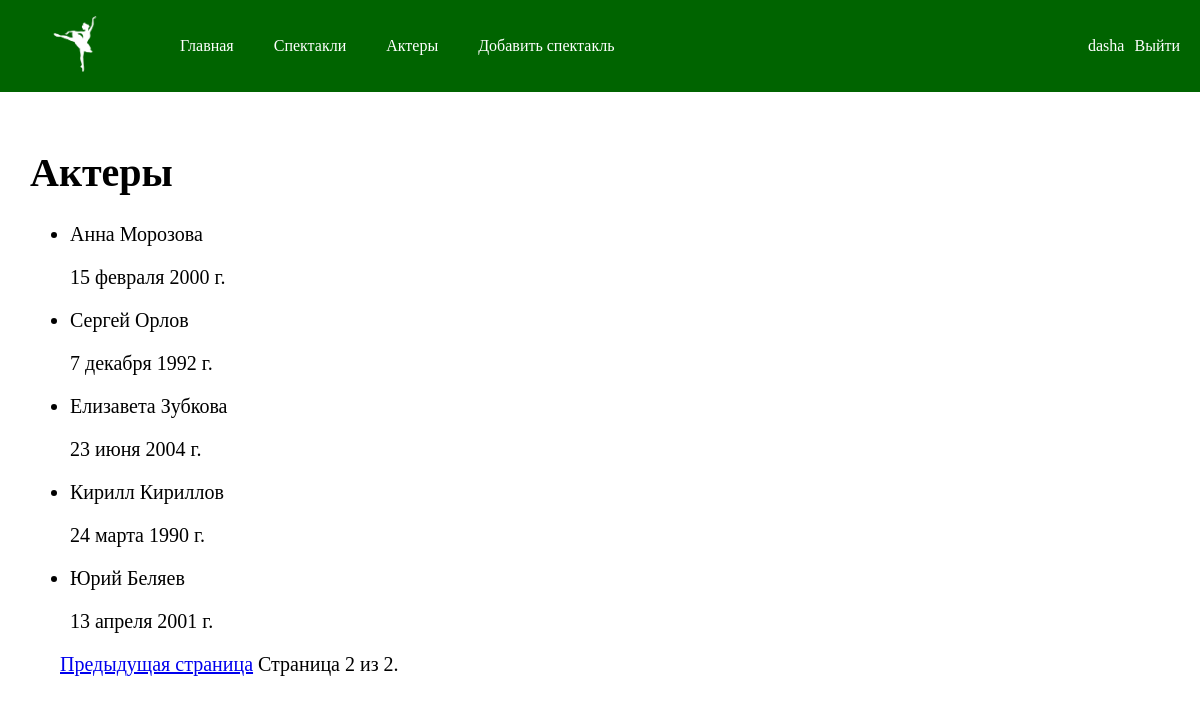
The page /catalog/actors/?page=2 (signed in) on the database its author committed.
### catalog/models.py (models this page shows, shortened)
class Actor(models.Model):
    name = models.CharField(max_length=200, help_text="Введите имя актера", verbose_name="Имя")
    surname = models.CharField(max_length=200, help_text="Введите фамилию актера", verbose_name="Фамилия")
    date_of_birth = models.DateField(help_text="Введите дату рождения актера", verbose_name="Дата рождения")
    contact = models.CharField(max_length=200, help_text="Введите номер телефона актера", verbose_name="Номер телефона")
    class Meta:
      verbose_name = "актер"
      verbose_name_plural = "Актеры"
    def __str__(self):
        return f"{self.name} {self.surname}"

### catalog/views.py (the view)
class ActorListView(generic.ListView):
    model = Actor
    paginate_by = 5

### catalog/templates/catalog/actor_list.html
{% extends "base.html" %}
{% block content %}
<div class="plays">
<h1>Актеры</h1>
{% if actor_list %}
  <ul>
  {% for actor in actor_list %}
    <li>
      <p>
      {{ actor }}
      </p>
      <p>{{actor.date_of_birth}}</p>
    </li>
  {% endfor %}
 </ul>
{% else %}
  <p>В театре нет актеров :(.</p>
{% endif %}
{% endblock %}

### catalog/templates/base.html (shortened to what this page needs)
<!DOCTYPE html>
<html lang="en">
<head>
  {% load static %}
  <link rel="stylesheet" href="{% static 'css/styles.css' %}">
</head>
<body>
  <header class="header">
    <nav class="header__navigation navigation">
      <ul class="navigation__menu">
        <li class="navigation__item"><a href="{% url 'index' %}"><img src="{% static 'img/ballerina.png' %}" class="navigation__logo"></a></li>
        <li class="navigation__item"><a href="{% url 'index' %}" class="navigation__link">Главная</a></li>
        <li class="navigation__item"><a href="{% url 'plays' %}" class="navigation__link">Спектакли</a></li>
        <li class="navigation__item"><a href="{% url 'actors' %}" class="navigation__link">Актеры</a></li>
        {% if user.is_superuser %}
          <li class="navigation__item"><a href="{% url 'add-play-admin' %}" class="navigation__link">Добавить спектакль</a></a></li>
        {% endif %}
      </ul>
      <div class="navigation__login">
        {% if user.is_authenticated %}
          <li class="navigation__user">{{ user.get_username }}</li>
          <li class="navigation__log"><a class="navigation__link" href="{% url 'logout'%}?next={{request.path}}">Выйти</a></li>
        {% else %}
          <li class="navigation__log"><a class="navigation__link" href="{% url 'login'%}?next={{request.path}}">Войти</a></li>
        {% endif %}
      </div>
    </nav>
  </header>
  {% block content %}{% endblock %}
  {% block pagination %}
    {% if is_paginated %}
        <div class="pagination">
            <span class="page-links">
                {% if page_obj.has_previous %}
                    <a href="{{ request.path }}?page={{ page_obj.previous_page_number }}">Предыдущая страница</a>
                {% endif %}
                <span class="page-current">
                    Страница {{ page_obj.number }} из {{ page_obj.paginator.num_pages }}.
                </span>
            </span>
        </div>
    {% endif %}
  {% endblock %}
</body>
</html>

### catalog/static/css/styles.css (style rules this page uses)
body { margin: 0; box-sizing: border-box; }
header { background-color: #006400; }
.navigation { display: flex; justify-content: space-between; align-items: center; }
.navigation__menu { margin: 0; padding: 10px; gap: 40px; list-style-type: none; display: flex; }
.navigation__logo { width: 130px; }
.navigation__item { display: flex; align-items: center; }
.navigation__link { color: #fff; text-decoration: none; text-align: center; }
.plays { padding: 30px; font-size: 20px; }
.pagination { padding-left: 30px; font-size: 20px; }
.navigation__login { display: flex; gap: 10px; list-style-type: none; color: #fff; margin-right: 20px; }

### rows shown on the page
Actor: name+surname "Анна Морозова", date_of_birth "15 февраля 2000 г."
Actor: name+surname "Сергей Орлов", date_of_birth "7 декабря 1992 г."
Actor: name+surname "Елизавета Зубкова", date_of_birth "23 июня 2004 г."
Actor: name+surname "Кирилл Кириллов", date_of_birth "24 марта 1990 г."
Actor: name+surname "Юрий Беляев", date_of_birth "13 апреля 2001 г."

### other values the page prints
{{ user.get_username }} "dasha"
{{ page_obj.number }} "2"
{{ page_obj.paginator.num_pages }} "2"
